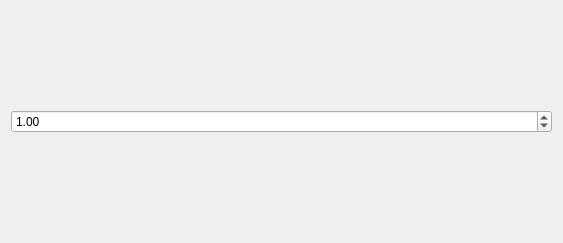
<?xml version="1.0" encoding="UTF-8"?>
<ui version="4.0">
 <class>BoxWidget</class>
 <widget class="QWidget" name="BoxWidget">
  <property name="geometry">
   <rect>
    <x>0</x>
    <y>0</y>
    <width>563</width>
    <height>243</height>
   </rect>
  </property>
  <property name="windowTitle">
   <string>BoxWidget</string>
  </property>
  <layout class="QHBoxLayout" name="horizontalLayout">
   <item>
    <widget class="QDoubleSpinBox" name="sidelen">
     <property name="value">
      <double>1.000000000000000</double>
     </property>
    </widget>
   </item>
  </layout>
 </widget>
 <resources/>
 <connections/>
</ui>
